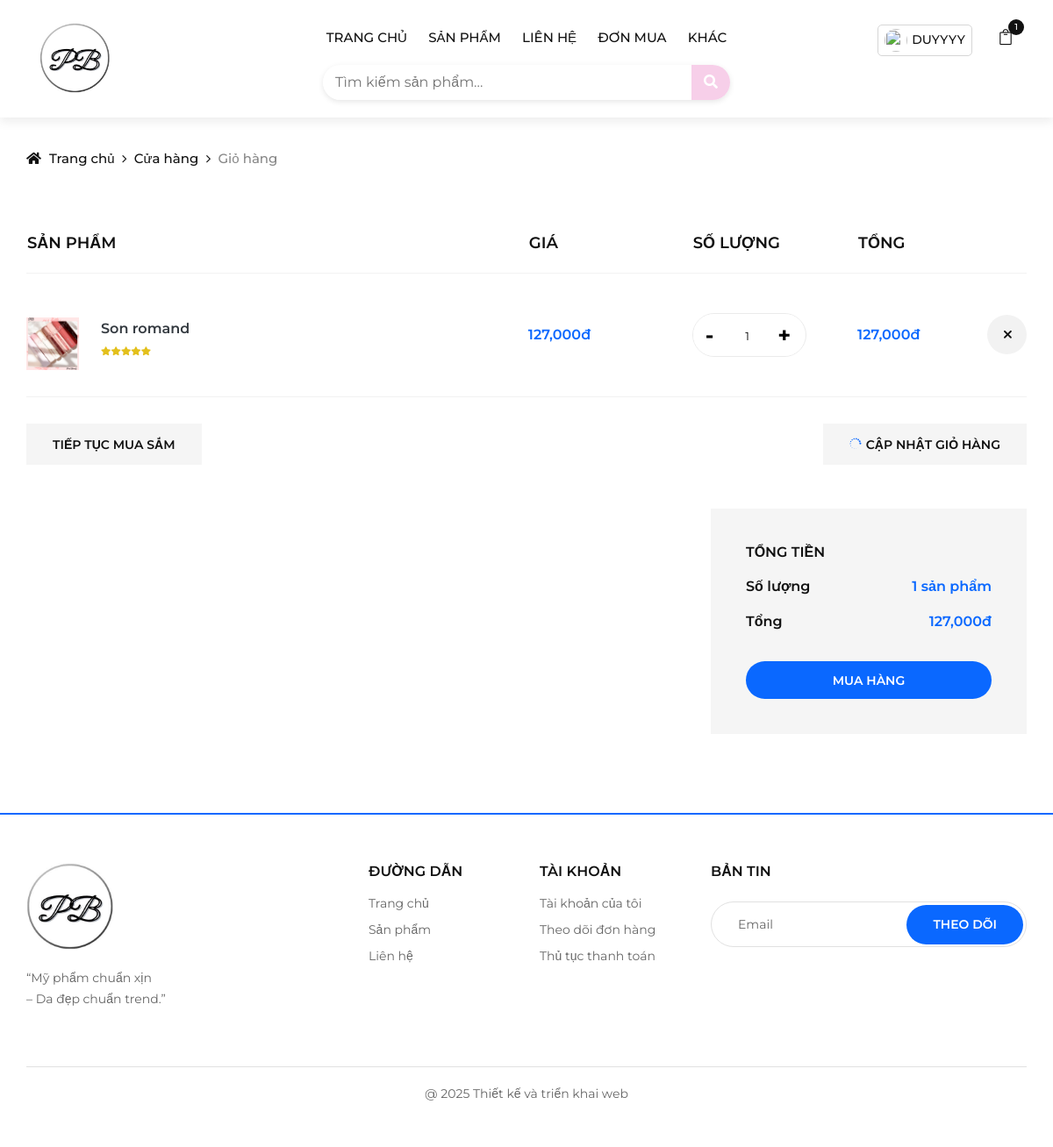
/index.php?url=gio-hang (signed in), run on the app's committed database.
### tables this page shows
CREATE TABLE `carts` (
  `cart_id` int(11) NOT NULL,
  `product_id` int(11) NOT NULL,
  `user_id` int(11) NOT NULL,
  `product_name` varchar(255) NOT NULL,
  `product_price` int(11) NOT NULL,
  `product_quantity` int(11) NOT NULL,
  `product_image` varchar(255) NOT NULL
);

### models/pdo_library.php (called while the page is built, shortened)
<?php
function pdo_query($sql){
    $sql_args = array_slice(func_get_args(), 1);
    try{
        $conn = pdo_get_connection();
        $stmt = $conn->prepare($sql);
        $stmt->execute($sql_args);
        $rows = $stmt->fetchAll();
        return $rows;
    }
    catch(PDOException $e){
        throw $e;
    }
    finally{
        unset($conn);
    }
}
function pdo_query_one($sql){
    $sql_args = array_slice(func_get_args(), 1);
    try{
        $conn = pdo_get_connection();
        $stmt = $conn->prepare($sql);
        $stmt->execute($sql_args);
        $row = $stmt->fetch(PDO::FETCH_ASSOC);
        return $row;
    }
    catch(PDOException $e){
        throw $e;
    }
    finally{
        unset($conn);
    }
}
?>

### models/CartModel.php (called while the page is built, shortened)
<?php
    class CartModel{
        public function select_all_carts($user_id) {
            $sql = "SELECT * FROM carts WHERE user_id = $user_id ORDER BY cart_id DESC";
            return pdo_query($sql);
        }
        public function count_cart($user_id) {
            $sql = "SELECT cart_id FROM carts WHERE user_id = $user_id";
            return pdo_query($sql);
        }
    }
?>

### models/ProductModel.php (called while the page is built, shortened)
<?php
    class ProductModel {
        public function select_cate_in_product($product_id) {
            $sql = "SELECT category_id FROM products WHERE product_id = ?";
            return pdo_query_one($sql, $product_id);
        }
    }
?>

### views/cart.php (the view, shortened to what this page needs)
<?php
    if(isset($_SESSION['user'])) {
        $user_id = $_SESSION['user']['id'];
        $list_carts = $CartModel->select_all_carts($user_id);
        $count_carts = count($CartModel->count_cart($user_id));
    }
?>
<?php if(isset($_SESSION['user'])) { ?>
<div class="breadcrumb-option">
    <div class="container">
        <div class="row">
            <div class="col-lg-12">
                <div class="breadcrumb__links">
                    <a href="index.php"><i class="fa fa-home"></i> Trang chủ</a>
                    <a href="index.php?url=cua-hang"> Cửa hàng</a>
                    <span>Giỏ hàng</span>
                </div>
            </div>
        </div>
    </div>
</div>
<?php if(count($list_carts) > 0) { ?>
<section class="shop-cart spad">
    <div class="container">
        <form action="" method="post">
            <div class="row">
                <div class="col-lg-12">
                    <div class="shop__cart__table">
                        <table>
                            <thead>
                                <tr>
                                    <th>SẢN PHẨM</th>
                                    <th>GIÁ</th>
                                    <th>SỐ LƯỢNG</th>
                                    <th>TỔNG</th>
                                    <th></th>
                                </tr>
                            </thead>
                            <tbody>
                                <?php
                                    $totalPayment = 0;
                                    foreach ($list_carts as $value) {
                                        extract($value);
                                        $totalPrice = ($product_price * $product_quantity);
                                        $totalPayment += $totalPrice;
                                        $product = $ProductModel->select_cate_in_product($product_id);
                                    ?>
                                <tr>
                                    <td class="cart__product__item">
                                        <a
                                            href="chitietsanpham&id_sp=<?=$product_id?>&id_dm=<?=$product['category_id']?>">
                                            <img src="upload/<?=$product_image?>" alt="">
                                        </a>
                                        <div class="cart__product__item__title">
                                            <h6 class="text-truncate-1">
                                                <a href="chitietsanpham&id_sp=<?=$product_id?>&id_dm=<?=$product['category_id']?>"
                                                    class="text-dark">
                                                    <?=$product_name?>
                                                </a>
                                            </h6>
                                            <div class="rating">
                                                <i class="fa fa-star"></i>
                                                <i class="fa fa-star"></i>
                                                <i class="fa fa-star"></i>
                                                <i class="fa fa-star"></i>
                                                <i class="fa fa-star"></i>
                                            </div>
                                        </div>
                                    </td>
                                    <td class="cart__price"><?=number_format($product_price)?>đ</td>
                                    <td class="cart__quantity">
                                        <div class="input-group float-left">
                                            <div class="input-next-cart d-flex ">
                                                <input type="button" value="-" class="button-minus"
                                                    data-field="quantity">
                                                <input type="number" readonly step="1" max=""
                                                    value="<?=$product_quantity?>" name="quantity[]"
                                                    class="quantity-field-cart">
                                                <input type="button" value="+" class="button-plus"
                                                    data-field="quantity">
                                            </div>
                                        </div>
                                    </td>
                                    <td class="cart__total"><?=number_format($totalPrice)?>đ</td>
                                    <td class="cart__close">
                                        <a href="index.php?url=gio-hang&xoa=<?=$cart_id?>">
                                            <span class="icon_close"></span>
                                        </a>
                                    </td>
                                </tr>
                                <?php
                                    }
                                    ?>
                            </tbody>
                        </table>
                    </div>
                </div>
            </div>
            <div class="row">
                <div class="col-lg-6 col-md-6 col-sm-6">
                    <div class="cart__btn">
                        <a href="index.php?url=cua-hang">Tiếp tục mua sắm</a>
                    </div>
                </div>
                <div class="col-lg-6 col-md-6 col-sm-6">
                    <div class="cart__btn update__btn">
                        <button name="update_cart" type="submit"><span class="icon_loading"></span>Cập nhật giỏ
                            hàng</button>
                    </div>
                </div>
            </div>
        </form>
        <div class="row">
            <div class="col-lg-6">
            </div>
            <div class="col-lg-4 offset-lg-2">
                <div class="cart__total__procced">
                    <h6>Tổng tiền</h6>
                    <ul>
                        <li>Số lượng <span><?=$count_carts?> sản phẩm</span></li>
                        <li>Tổng <span><?=number_format($totalPayment)?>đ</span></li>
                    </ul>
                    <a href="index.php?url=thanh-toan" class="primary-btn">Mua hàng</a>
                </div>
            </div>
        </div>
    </div>
</section>
<?php } ?>
<?php }?>

### data on the page
carts: product_image (picture), product_name "Son romand", product_price "127,000", product_quantity "1", totalPrice "127,000"

### other printed values
$_SESSION['user']['username'] "DUYYYY"
$count_carts "1"
$totalPayment "127,000"
